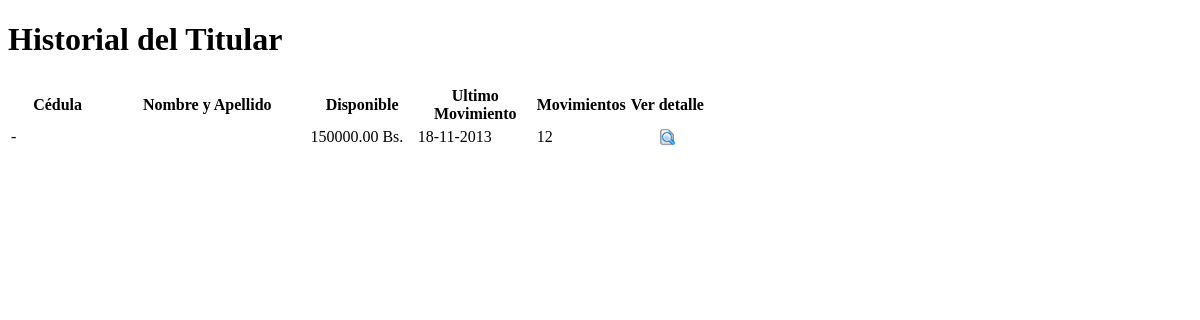
The page /persona/Php/reportes/perfil_empleado.php (signed in) on the database as committed earlier.
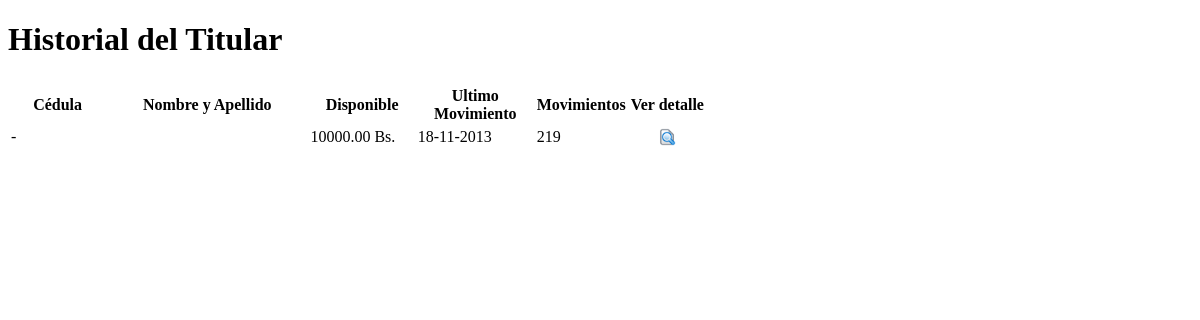
The same page on the database as committed later.
### tables this page shows
CREATE TABLE IF NOT EXISTS `tdetalle_cobertura` (
  `id_detalle_cobertura` int(11) NOT NULL,
  `id_cobertura` int(11) NOT NULL,
  `id_titular` int(11) NOT NULL,
  `id_beneficiario` int(11) NOT NULL,
  `tipo_beneficiario` varchar(15) NOT NULL,
  `id_solicitud` int(11) NOT NULL,
  `monto_disponible` decimal(11,2) NOT NULL,
  `fecha` date DEFAULT NULL,
  `estatus` char(1) NOT NULL,
  PRIMARY KEY (`id_detalle_cobertura`),
  KEY `id_cobertura` (`id_cobertura`),
  KEY `id_titular` (`id_titular`),
  KEY `id_beneficiario` (`id_beneficiario`),
  KEY `id_solicitud` (`id_solicitud`)
);

### persona/Clases/clase_cobertura.php (called while the page is built, shortened)
<?php
include_once("clase_mysql.php");
class cobertura extends conectaBDMy{
	private $idTitular;
    public function cobertura(){
		$this->idTitular="";
	}
    public function setidTitular($Valor){
        $this->idTitular = trim($Valor);
    }
public function bDetalle_cobertura(){
	$sql="SELECT * FROM tdetalle_cobertura WHERE id_titular='$this->idTitular' order by monto_disponible asc LIMIT 1";
		return ($cursor= parent::ejecuta_sql($sql));
	}
public function cant_movientos(){
	$sql="SELECT * FROM tdetalle_cobertura WHERE id_titular='$this->idTitular'";
		return ($cursor= parent::ejecuta_sql($sql));
	}
    public function sig_tupla( $registro )
	{
		return( parent::proxima_tupla( $registro ) );
	}
     public function getNTupla($resultado){
        return ( parent::getNRegistro($resultado)  );
     }
}
?>

### persona/Clases/clase_mysql.php (called while the page is built, shortened)
<?PHP
class conectaBDMy
{
	private $servidor;
	private $usuario;
	private $password;
	private $conexion;
	function conectaBDMy()
	{
		$this->servidor="localhost";
		$this->usuario="root";
		$this->password="iutep";
		$this->basedatos="bdsas";
	}
	function abrir_BD()
	{
		if ( !($enlace= @mysql_connect( $this->servidor, $this->usuario, $this->password ) ) )
		{
		header("Location: ../html/Error_bd.html");
		}
		$this->conexion=$enlace;
		return true;
	}
	function ejecuta_sql( $query )
	{
		if ( $this->abrir_BD() )
	     return ( mysql_query($query,$this->conexion ) );
	else
	     return null;
	}
  function proxima_tupla($cursor)
  {
	return mysql_fetch_array($cursor);
  }
  function getNRegistro($resulta)
  {
	return mysql_num_rows($resulta);
  }
}
?>

### persona/Clases/clase_titular.php (called while the page is built, shortened)
<?php
include_once("clase_mysql.php");
class titular extends conectaBDMy{
	private $idTitular;
    public function titular(){
		$this->idTitular="";
	}
 	public function setidTitular($Valor){
        $this->idTitular = trim($Valor);
    }
     public function buscar_id(){
        $sql="select a.*, b.nombre as profesion from ttitular as a, tprofesion as b  where a.id_titular = '$this->idTitular' and a.id_profesion=b.id_profesion";
		$cursor=parent::ejecuta_sql($sql);
		if ( $fila>0 )
			return $fila;
		else
			return -1;
     }
}
?>

### persona/Php/reportes/perfil_empleado.php (the view, shortened to what this page needs)
<?php session_start();
include_once("../../Clases/clase_titular.php");
	$titular= new titular();
	$idTitular=$_POST["id_titular"];
	$titular->setidTitular($idTitular);
	$consulta=$titular->buscar_id();
	for($i=0;$i<count($consulta);$i++)
	{
		$nacio			= $consulta[$i][2];
		$cedula			= $consulta[$i][3];
		$nombre1		= $consulta[$i][4];
		$apellido1		= $consulta[$i][6];
	}
include_once("../../Clases/clase_cobertura.php");
$cobertura= new cobertura();
$cobertura->setidTitular($idTitular);
$resp=$cobertura->bDetalle_cobertura();
$mov=$cobertura->cant_movientos();
$numFilas=$cobertura->getNTupla($mov)-1;
	if($resp){
		$resp=$cobertura->sig_tupla($resp);
		$montoDisponible=$resp["monto_disponible"];
		$fecha=$resp["fecha"];
		$elDia=substr($fecha,8,2);
		$elMes=substr($fecha,5,2);
		$elYear=substr($fecha,0,4);
		$fecha=$elDia."-".$elMes."-".$elYear;
	}
?><!DOCTYPE HTML>
<html lang="es">
<head>
</head>
<body>
<form action=""  method="POST" id="from_perfil" name="from_perfil">
<h1>Historial del Titular</h1>
<table id="grilla" class="lista" width="700">
  <thead>
        <tr>
        <th width="100"></th>
        <th width="220"></th>
        <th width="108"></th>
        <th width="120"></th>
        <th width="27"></th>
         <th width="80"></th>
        </tr>
        <tr>
			<th>C&eacute;dula</th>
          	<th>Nombre y Apellido</th>
			<th>Disponible</th>
			<th>Ultimo Movimiento</th>
			<th>Movimientos</th>
			<th>Ver detalle</th>
        </tr>
    </thead>
  <tbody>
   <tr>
		<td><?php echo $nacio.'-'.$cedula; ?></td>
		<td><?php echo $nombre1.' '.$apellido1; ?></td>
		<td><?php echo $montoDisponible." Bs."; ?></td>
		<td><?php echo $fecha; ?></td>
		<td><?php echo $numFilas; ?></td>
		<td align="center" valign="middle">
		<a href="javascript: fn_verHistorial('<?php echo $idTitular; ?>','<?php echo $nombre1; ?>','<?php echo $apellido1; ?>');" title="Ver Perfil">
		<img src="../../Imagen_sistema/ver.png" width="18" height="18" align="center" />
		</a>
		</td>
    </tr>
    </tbody>
</table>
</form>
</body>
</html>

Rows that differ between the two databases and show on the page:
changed tdetalle_cobertura: monto_disponible "150000.00" → "10000.00"
Other text that changed with them:
$numFilas: "12" → "219"
